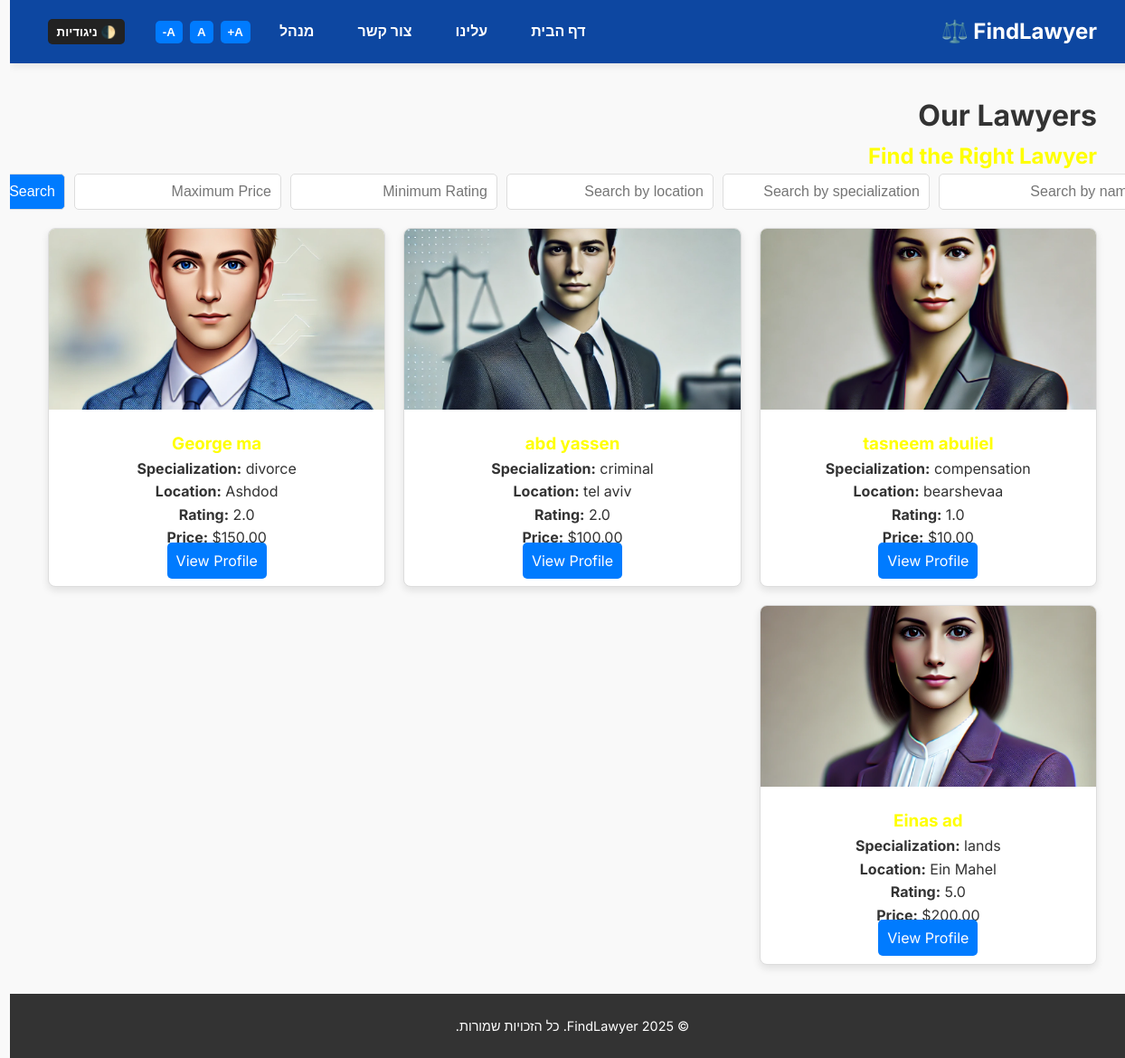
Before: /lawyer-list/ with the older database file.
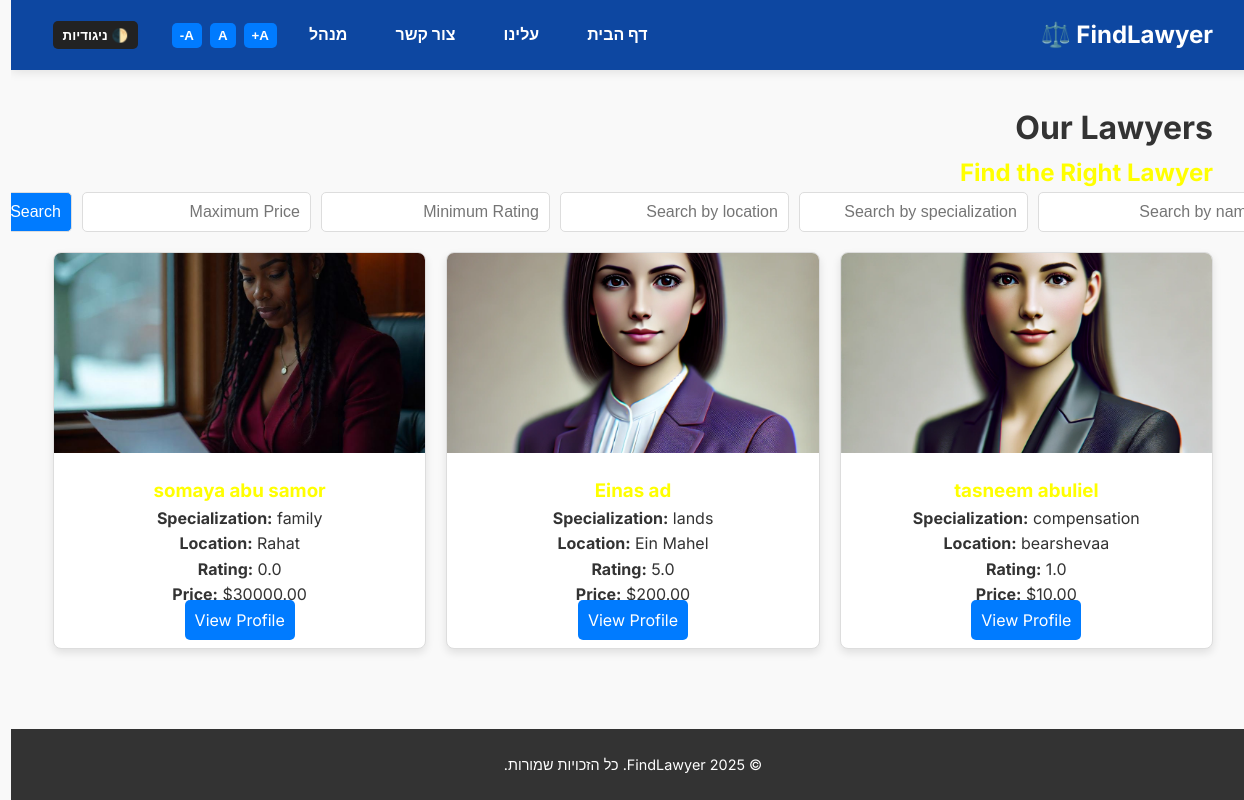
After: the same page with the newer database file.
### home/models.py (models this page shows, shortened)
class Lawyer(models.Model):
    first_name = models.CharField(max_length=100)
    last_name = models.CharField(max_length=100)
    specialization = models.CharField(max_length=100)
    location = models.CharField(max_length=100)
    email = models.EmailField(unique=True)
    phone_number = models.CharField(max_length=20)
    photo = models.ImageField(upload_to='lawyer_photos/', blank=True, null=True)

### home/views.py (the view)
# urls.py: path('lawyer-list/', views.lawyer_list, name='lawyer-list'),  # Assuming you have a lawyer list view
def lawyer_list(request):
    form = LawyerSearchForm(request.GET)  # קבלת הנתונים מהטופס
    lawyers = Lawyer.objects.all()  # שליפת כל עורכי הדין
    if form.is_valid():
        name = form.cleaned_data.get('name')
        specialization = form.cleaned_data.get('specialization')
        location = form.cleaned_data.get('location')
        min_rating = form.cleaned_data.get('min_rating')
        max_price = form.cleaned_data.get('max_price')
        if name:
            lawyers = lawyers.filter(
                Q(first_name__icontains=name) | Q(last_name__icontains=name)
            )
        if specialization:
            lawyers = lawyers.filter(specialization__icontains=specialization)
        if location:
            lawyers = lawyers.filter(location__icontains=location)
        if min_rating is not None:
            lawyers = lawyers.filter(rating__gte=min_rating)
        if max_price is not None:
            lawyers = lawyers.filter(price_range__lte=max_price)
    return render(request, 'home/lawyer_list.html', {'lawyers': lawyers, 'form': form})

### home/forms.py
class LawyerSearchForm(forms.Form):
    name = forms.CharField(required=False, label='Search by Name')
    specialization = forms.CharField(required=False, label='Search by Specialization')
    location = forms.CharField(required=False, label='Search by Location')
    min_rating = forms.DecimalField(required=False, max_digits=2, decimal_places=1, label='Minimum Rating')
    max_price = forms.DecimalField(required=False, max_digits=10, decimal_places=2, label='Maximum Price')

### home/templates/home/lawyer_list.html (shortened to what this page needs)
<!DOCTYPE html>
<html lang="en">
{% extends 'home/base_generic.html' %}
{% load static %}
{% block content %}
<div class="container">
    <h1>Our Lawyers</h1>
    <h2>Find the Right Lawyer</h2>
    <form method="get" action="{% url 'lawyer-list' %}" class="search-bar">
        <input type="text" name="name" placeholder="Search by name" value="{{ request.GET.name }}">
        <input type="text" name="specialization" placeholder="Search by specialization" value="{{ request.GET.specialization }}">
        <input type="text" name="location" placeholder="Search by location" value="{{ request.GET.location }}">
        <input type="number" step="0.1" name="min_rating" placeholder="Minimum Rating" value="{{ request.GET.min_rating }}">
        <input type="number" step="0.01" name="max_price" placeholder="Maximum Price" value="{{ request.GET.max_price }}">
        <button type="submit">Search</button>
    </form>
    <div class="lawyer-cards">
        {% for lawyer in lawyers %}
        <div class="card">
            <div class="card-image">
                {% if lawyer.photo %}
                <img src="{{ lawyer.photo.url }}" alt="{{ lawyer.first_name }} {{ lawyer.last_name }}">
                {% else %}
                <img src="{% static 'home/default-avatar.png' %}" alt="Default avatar">
                {% endif %}
            </div>
            <div class="card-content">
                <h3>{{ lawyer.first_name }} {{ lawyer.last_name }}</h3>
                <p><strong>Specialization:</strong> {{ lawyer.specialization }}</p>
                <p><strong>Location:</strong> {{ lawyer.location }}</p>
                <p><strong>Rating:</strong> {{ lawyer.rating }}</p>
                <p><strong>Price:</strong> ${{ lawyer.price_range }}</p>
                <a href="{% url 'lawyer_profile' lawyer.pk %}" class="view-profile-btn">View Profile</a>
            </div>
        </div>
        {% endfor %}
    </div>
</div>
{% endblock %}

### home/templates/home/base_generic.html (shortened to what this page needs)
{% load static %}
<!DOCTYPE html>
<html lang="he" dir="rtl">
<head>
  <link rel="stylesheet" href="{% static 'home/styles_base.css' %}" />
</head>
<body>
  <header>
    <nav class="navbar">
      <div class="container">
        <div class="logo">
          <a href="/" aria-label="Home">FindLawyer ⚖️</a>
        </div>
        <ul class="nav-links">
          <li><a href="/">דף הבית</a></li>
          <li><a href="{% url 'aboutus' %}">עלינו</a></li>
          <li><a href="{% url 'contact' %}">צור קשר</a></li>
          <li><a href="{% url 'admin_signin' %}" class="admin-link">מנהל</a></li>
          <li class="text-size-controls">
            <button onclick="increaseFontSize()" aria-label="הגדלת טקסט">A+</button>
            <button onclick="resetFontSize()" aria-label="גודל רגיל">A</button>
            <button onclick="decreaseFontSize()" aria-label="הקטנת טקסט">A-</button>
          </li>
          <li>
            <button class="btn-contrast" onclick="toggleContrast()" aria-pressed="false" aria-label="מצב ניגודיות גבוהה">
              🌓 ניגודיות
            </button>
          </li>
        </ul>
      </div>
    </nav>
  </header>
  <main>
    <div class="content-container">
      {% block content %}{% endblock %}
    </div>
  </main>
  <footer>
    <div class="footer-container">
      <p>&copy; {% now "Y" %} FindLawyer. כל הזכויות שמורות.</p>
    </div>
  </footer>
</body>
</html>

### home/static/home/styles_base.css (style rules this page uses)
*, *::before, *::after { margin: 0; padding: 0; box-sizing: border-box; }
body { font-family: 'Inter', Arial, sans-serif; line-height: 1.6; color: #333; background-color: #f9f9f9; min-height: 100vh; display: flex; flex-direction: column; }
header { background-color: #0ea5e9; color: white; padding: 1rem 0; position: sticky; top: 0; z-index: 1000; box-shadow: 0 2px 10px rgba(0,0,0,0.1); }
.navbar .container { display: flex; justify-content: space-between; align-items: center; max-width: 1200px; margin: 0 auto; padding: 0 20px; }
.logo a { font-size: 1.8rem; font-weight: 700; color: white; text-decoration: none; }
.nav-links { display: flex; gap: 2rem; align-items: center; }
.nav-links a { color: white; font-weight: 600; transition: color 0.3s; padding: 0.5rem 0; position: relative; }
.nav-links a::after { content: ''; position: absolute; bottom: 0; left: 0; width: 0; height: 2px; background-color: #ffeb3b; transition: width 0.3s; }
main { flex: 1; padding: 2rem 0; }
.content-container { max-width: 1200px; margin: 0 auto; padding: 0 20px; }
footer { background-color: #333; color: white; padding: 1.5rem 0; text-align: center; margin-top: auto; }
.footer-container p { margin: 0; font-size: 0.9rem; }
.text-size-controls { display: flex; gap: 5px; margin-left: 15px; }
.text-size-controls button { background: #007bff; color: white; border: none; border-radius: 4px; padding: 5px 10px; cursor: pointer; font-weight: bold; }

### home/templates/home/lawyer_list.html (style rules this page uses)
.search-bar { display: flex; gap: 10px; justify-content: center; margin-bottom: 20px; }
.search-bar input, .search-bar button { padding: 10px; border: 1px solid #ddd; border-radius: 5px; font-size: 1rem; }
.search-bar button { background-color: #007bff; color: white; cursor: pointer; }
.lawyer-cards { display: grid; grid-template-columns: repeat(auto-fill, minmax(300px, 1fr)); gap: 20px; }
.card { background: white; border: 1px solid #ddd; border-radius: 8px; overflow: hidden; box-shadow: 0 4px 8px rgba(0, 0, 0, 0.1); transition: transform 0.2s; }
.card-image img { width: 100%; height: 200px; object-fit: cover; }
.card-content { padding: 15px; text-align: center; }
.view-profile-btn { background: #007bff; color: white; padding: 10px; text-decoration: none; border-radius: 5px; }

### home/templates/home/base_generic.html (style rules this page uses)
body.high-contrast h1, h2, h3 { color: #ffff00 !important; }
.text-size-controls button { background-color: #007bff; color: white; border: none; border-radius: 5px; padding: 5px 8px; margin-left: 3px; cursor: pointer; }
header { background-color: #0d47a1; color: white; padding: 1rem 0; }
.navbar .container { display: flex; justify-content: space-between; align-items: center; max-width: 1200px; margin: 0 auto; padding: 0 20px; }
.logo a { color: white; text-decoration: none; font-size: 1.5rem; font-weight: bold; }
.nav-links { display: flex; gap: 1rem; list-style: none; padding: 0; margin: 0; align-items: center; }
.nav-links a { color: white; text-decoration: none; font-weight: bold; padding: 0.5rem 1rem; }
.btn-contrast { background-color: #222; color: white; padding: 0.4rem 0.6rem; border-radius: 5px; border: none; cursor: pointer; font-weight: bold; }

Changed rows visible on the page:
removed Lawyer: photo (picture), first_name "abd", last_name "yassen", specialization "criminal", location "tel aviv", rating "2.0", price_range "100.00"
removed Lawyer: photo (picture), first_name "George", last_name "ma", specialization "divorce", location "Ashdod", rating "2.0", price_range "150.00"
added Lawyer: photo (picture), first_name "somaya", last_name "abu samor", specialization "family", location "Rahat", rating "0.0", price_range "30000.00"
